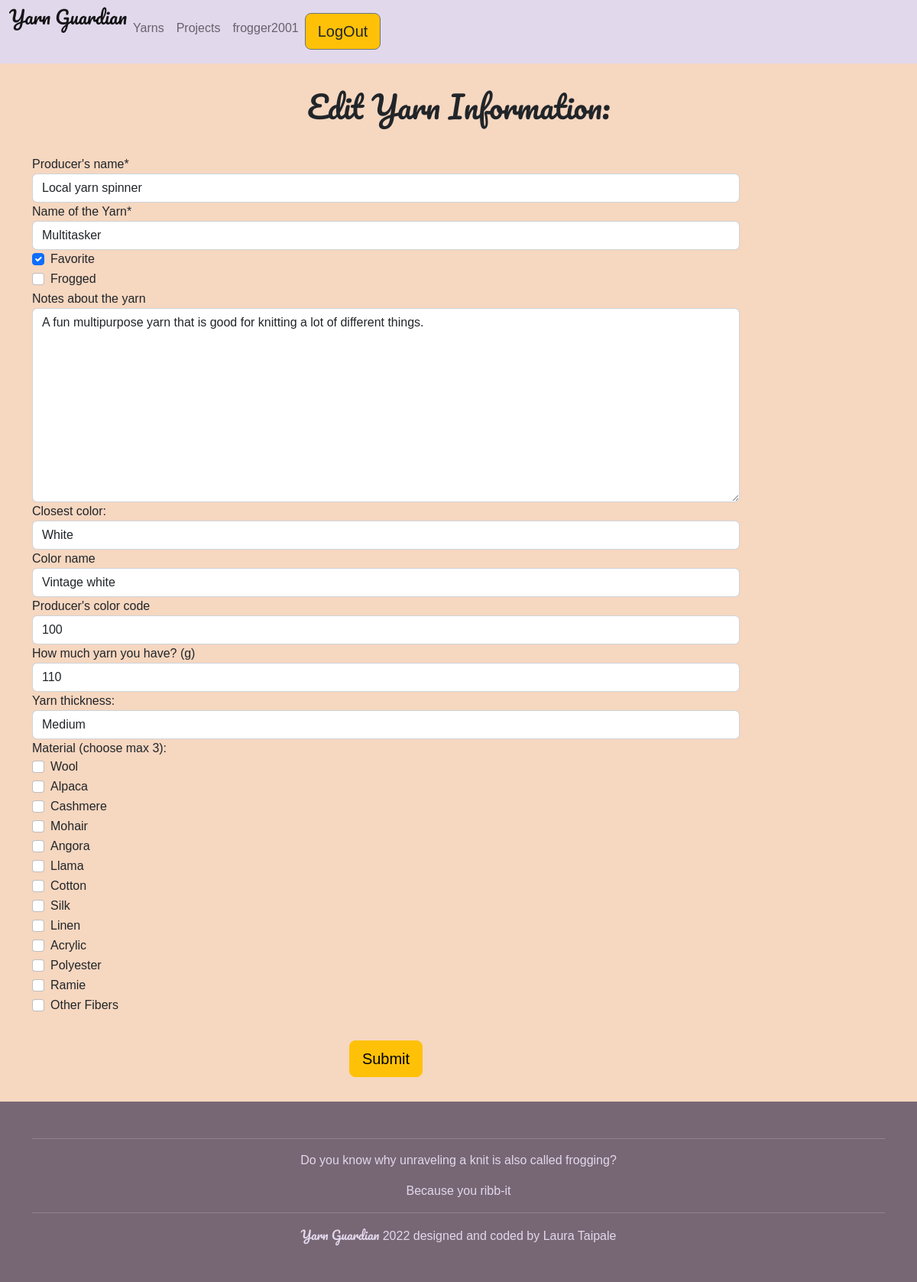
The app's page /edit_yarn/1 (signed in) with its own data.
### stash/models.py (models this page shows, shortened)
class Yarn(models.Model):
    name = models.CharField(max_length=50, null=True, blank=False,
                            verbose_name=u"Name of the Yarn")
    body = models.TextField(blank=True, verbose_name=u"Notes about the yarn")
    user = models.ForeignKey(User, on_delete=models.CASCADE, default='')
    producer = models.CharField(max_length=50, verbose_name=u"Producer's name")
    color_group = models.CharField(
        max_length=10, blank=True, default='')
    color_name = models.CharField(
        max_length=50, blank=True, default='',
        verbose_name=u"Color name")
    color_code = models.CharField(
        max_length=6, blank=True, default='',
        verbose_name=u"Producer's color code")
    amount = models.IntegerField(null=True, blank=True, default='',
                                 verbose_name=u"How much yarn you have? (g)")
    weight = models.CharField(max_length=11, blank=True, default='')
    material = models.CharField(max_length=100, null=True, blank=True)
    favorite = models.BooleanField(blank=True, default=False)
    frogged = models.BooleanField(blank=True, default=False)

### stash/views.py (the view, shortened to what this page needs)
# urls.py: path('edit_yarn/<yarn_id>', views.edit_yarn, name='edit_yarn'),
def edit_yarn(request, yarn_id):
    yarn = get_object_or_404(Yarn, id=yarn_id)
    form = AddYarnForm(instance=yarn)
    context = {
        'form': form
    }
    return render(request, 'stash/edit_yarn.html', context, )

### templates/stash/edit_yarn.html (shortened to what this page needs)
{% extends "base.html" %}
{% load crispy_forms_tags %}
{% block content %}
<div class="container-fluid peach-bg">
    {% if user.is_authenticated %}
    <div class="container">
        <h1 class="special-font extra-fluff text-center">Edit Yarn Information:</h1>
        <div class="row">
            <div class="col-10">
                <form method="POST" enctype="multipart/form-data">
                {{ form | crispy }}
                    <div class="text-center extra-fluff ">
                        <button type="submit" class="btn btn-warning btn-lg">Submit</button>
                    </div>
                </form>
            </div>
        </div>
    </div>
    {% else %}
    <p> Please login to start using Yarn Guardian!</p>
    {% endif %}
</div>
{% endblock %}

### templates/base.html (shortened to what this page needs)
<!DOCTYPE html>
{% load static %}
<html lang="en">
<head>
    <link rel="stylesheet"
        href="https://cdn.jsdelivr.net/npm/bootstrap@5.2.2/dist/css/bootstrap.min.css">
    <link rel="stylesheet" href="{% static 'style.css' %}" type="text/css">
</head>
<body>
    {% if user.is_authenticated %}
    <div class=" container-fluid sticky-top" style="background-color: #E2D8EC;">
        <nav class="navbar navbar-expand-lg navbar-light">
            <div class="row">
                <div class="col-5">
                    <a class="navbar-brand special-font" href="{% url 'home' %}"><h4>Yarn Guardian</h4></a>
                </div>
            </div>
            <div class="row justify-content-between">
                <div class="col-5">
                    <div class="collapse navbar-collapse" id="navbarNavAltMarkup">
                        <div class="navbar-nav">
                            <a class="nav-item nav-link" aria-label="Yarn stash" href="{% url 'get_stash' %}">Yarns</a>
                            <a class="nav-item nav-link" aria-label="Project page" href="{% url 'get_projects' %}">Projects</a>
                            <a class="nav-item nav-link" aria-label="Your userpage" href="{% url 'user_page' %}">{{ user.username }}</a>
                            <a class="text-decoration-none text-dark btn btn-warning btn-outline-secondary btn-lg" aria-label="Log out from app" href="{% url 'account_logout' %}">LogOut</a>
                        </div>
                    </div>
                </div>
            </div>
        </nav>
    </div>
    {% endif %}
    <div>
    {% block content %}{% endblock content %}
    </div>
    <footer>
        <div class="container mx-auto extra-fluff text-center">
            <div class="row">
                <div class="col">
                    <hr>
                    <p>Do you know why unraveling a knit is also called frogging?</p>
                    <p>Because you ribb-it</p>
                    <hr>
                    <p><span class="special-font">Yarn Guardian</span> 2022 designed and coded by Laura Taipale</p>
                </div>
            </div>
        </div>
    </footer>
</body>
</html>

### static/style.css (style rules this page uses)
body { font-family: 'Titillum Web', sans-serif; }
footer { background-color: #776674; color:#E2D8EC; }
.special-font { font-family: 'Pacifico', sans-serif; }
.extra-fluff { padding-top: 2rem; padding-bottom: 2rem; }
.peach-bg { background: #F6D7C0; }

### records on screen
Yarn: producer "Local yarn spinner", name "Multitasker", favorite "☑", body "A fun multipurpose yarn that is good for knitting a lot of different things.", color_group "White", color_name "Vintage white", color_code "100", amount "110", weight "Medium", material "☐ ☐ ☐ ☐ ☐ ☐ ☐ ☐ ☐ ☐ ☐ ☐ ☐"

### other values on screen
{{ user.username }} "frogger2001"
